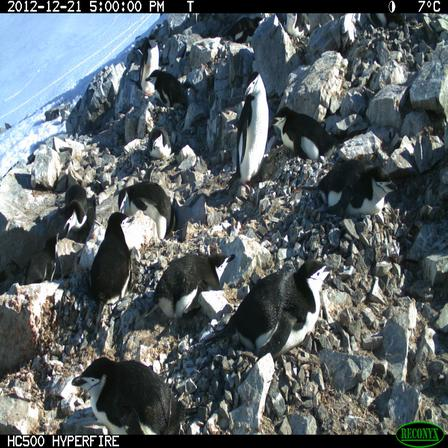
#> input picture utils/example_images/HALFc2013a_000001.JPG, 448 x 448 px
$ python image_test_converted_labels.py
#> lines starting #> are read from the running program, lines starting #| are printed output that depends on the picture
import matplotlib
matplotlib.use('TkAgg')
from matplotlib import pyplot as plt
import json


im = plt.imread('example_images/HALFc2013a_000001.JPG')
#> im is the input picture: shape (448, 448, 3); mean R, G, B 89.6, 97.9, 101

xs = []
ys = []
with open('converted_annotations/HALFc.json') as file:
#> (reads utils/converted_annotations/HALFc.json from the repository)
    original_labels = json.load(file)
    bounding_boxes = []
    for image in original_labels:
        if image['im_name'] == 'HALFc2013a_000001':
            bounding_boxes = image['b_boxes']
            break
    for bounding_box in bounding_boxes:
        xs.append(bounding_box['xmin'])
        ys.append(bounding_box['ymin'])
        xs.append(bounding_box['xmin'])
        ys.append(bounding_box['ymax'])
        xs.append(bounding_box['xmax'])
        ys.append(bounding_box['ymin'])
        xs.append(bounding_box['xmax'])
        ys.append(bounding_box['ymax'])

implot = plt.imshow(im)

plt.scatter(x=xs, y=ys, c='r', s=2)

plt.show(block=True)
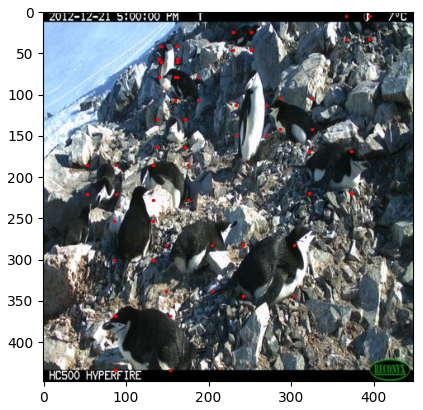
#> figure drawn by matplotlib, 1 panel
